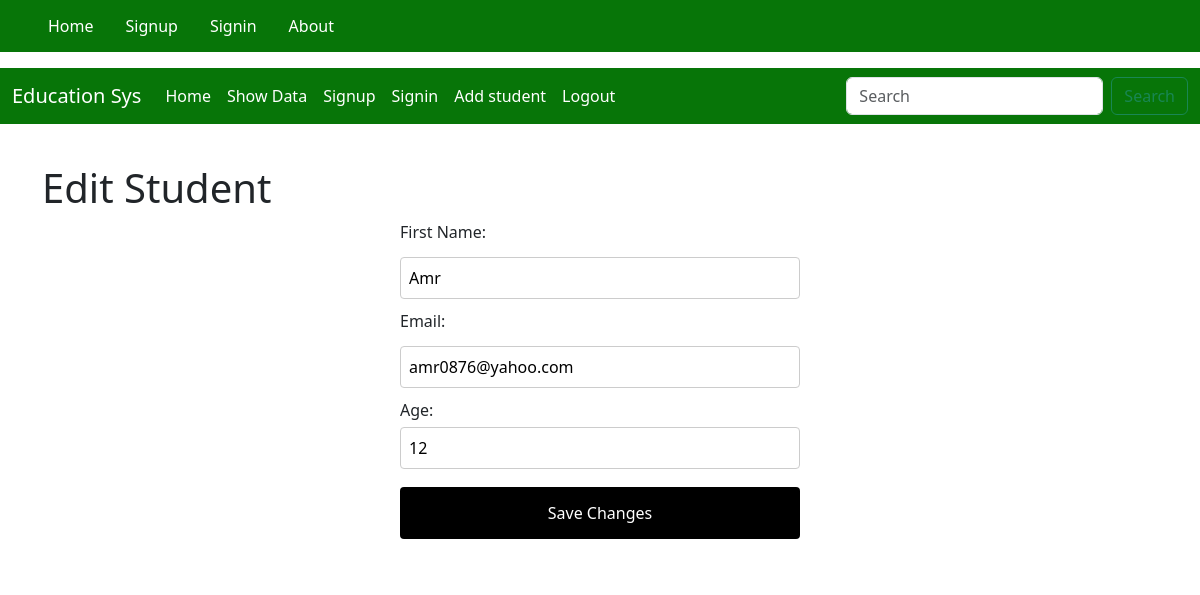
Page /edit_student/6/ on the committed database.
### amr/models.py (models this page shows)
class Student(models.Model):
    id=models.AutoField(primary_key=True)
    s_name=models.CharField(max_length=50)
    S_Email=models.EmailField(max_length=20)
    Age=models.IntegerField()

### amr/views.py (the view)
# urls.py: path('edit_student/<int:student_id>/', edit_student, name='edit_student'),
def edit_student(request, student_id):
    student = Student.objects.get(id=student_id)
    if request.method == 'POST':
        student.s_name = request.POST.get('fname')
        student.S_Email = request.POST.get('email')
        student.Age = request.POST.get('age')
        student.save()
        return redirect('showdata')
    return render(request, 'amr/edit_student.html', {'student': student})

### amr/templates/amr/edit_student.html (shortened to what this page needs)
{% extends 'base.html' %}
  {%block 'body'%}
  <body>
    <h1>Edit Student</h1>
    <form method="post" style="max-width: 400px; margin: auto">
      <label for="fname" style="display: block; margin-bottom: 5px"
        >First Name:</label
      >
      <input
        type="text"
        id="fname"
        name="fname"
        value="{{ student.s_name }}"
        required
        style="
          width: 100%;
          padding: 8px;
          margin-bottom: 10px;
          border: 1px solid #ccc;
          border-radius: 4px;
          box-sizing: border-box;
        "
      /><br />
      <label for="email" style="display: block; margin-bottom: 5px"
        >Email:</label
      >
      <input
        type="email"
        id="email"
        name="email"
        value="{{ student.S_Email }}"
        required
        style="
          width: 100%;
          padding: 8px;
          margin-bottom: 10px;
          border: 1px solid #ccc;
          border-radius: 4px;
          box-sizing: border-box;
        "
      /><br />
      <label for="age" style="display: block; margin-bottom: 5px">Age:</label>
      <input
        type="number"
        id="age"
        name="age"
        value="{{ student.Age }}"
        required
        style="
          width: 100%;
          padding: 8px;
          margin-bottom: 10px;
          border: 1px solid #ccc;
          border-radius: 4px;
          box-sizing: border-box;
        "
      /><br />
      <button
        type="submit"
        style="
          width: 100%;
          background-color: #000000;
          color: white;
          padding: 14px 20px;
          margin: 8px 0;
          border: none;
          border-radius: 4px;
          cursor: pointer;
        "
      >
        Save Changes
      </button>
    </form>
  </body>
  {%endblock 'body'%}

### templates/base.html (style rules this page uses)
body { margin: 0; font-family: Arial, sans-serif; background-color: #f4f4f4; color: #333; }
input[type="text"], input[type="password"], input[type="email"] { width: 100%; padding: 12px; margin: 8px 0; border: 1px solid #ccc; border-radius: 4px; box-sizing: border-box; }

### rows in the picture
Student: fname "Amr", email "amr0876@yahoo.com", age "12"
